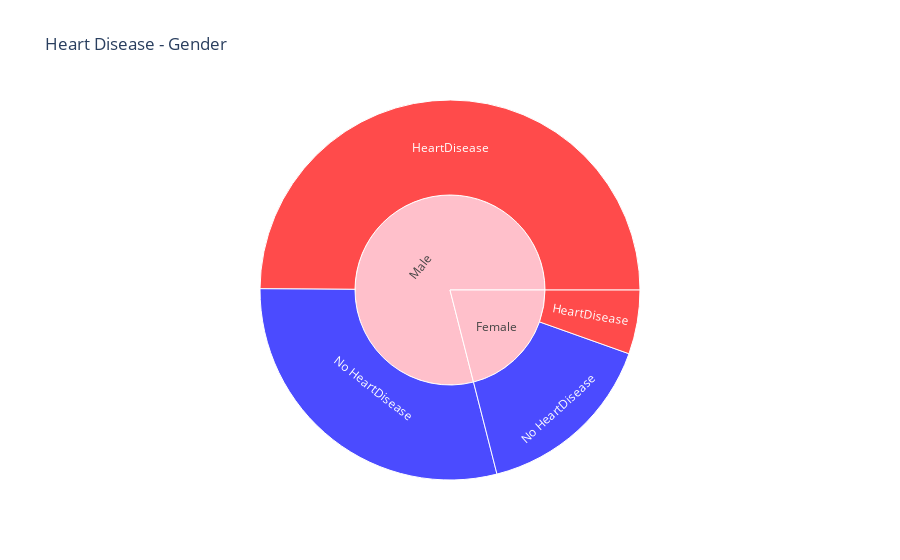

Notebook code for this chart:
### Code cell
fig = px.sunburst(df_v, path = ["Sex","HeartDisease"],\
                 color="HeartDisease",\
                 color_discrete_map={"HeartDisease":"Red", "No HeartDisease":"Blue",\
                                    "(?)":"Pink"}, title = "Heart Disease - Gender"
                 )

fig.show()

### Figure 1 — Plotly figure (JSON) as saved in the notebook; plotly's stock layout.template omitted (floating-point values rounded to 4 significant figures)
{"data": [{"branchvalues": "total", "customdata": [["HeartDisease"], ["No HeartDisease"], ["HeartDisease"], ["No HeartDisease"], ["(?)"], ["(?)"]], "domain": {"x": [0, 1], "y": [0, 1]}, "hovertemplate": "labels=%{label}<br>count=%{value}<br>parent=%{parent}<br>id=%{id}<br>HeartDisease=%{customdata[0]}<extra></extra>", "ids": ["Male/HeartDisease", "Male/No HeartDisease", "Female/HeartDisease", "Female/No HeartDisease", "Female", "Male"], "labels": ["HeartDisease", "No HeartDisease", "HeartDisease", "No HeartDisease", "Female", "Male"], "marker": {"colors": ["Red", "Blue", "Red", "Blue", "Pink", "Pink"]}, "name": "", "parents": ["Male", "Male", "Female", "Female", "", ""], "type": "sunburst", "values": [458, 267, 50, 143, 193, 725]}], "layout": {"legend": {"tracegroupgap": 0}, "title": {"text": "Heart Disease - Gender"}}}
